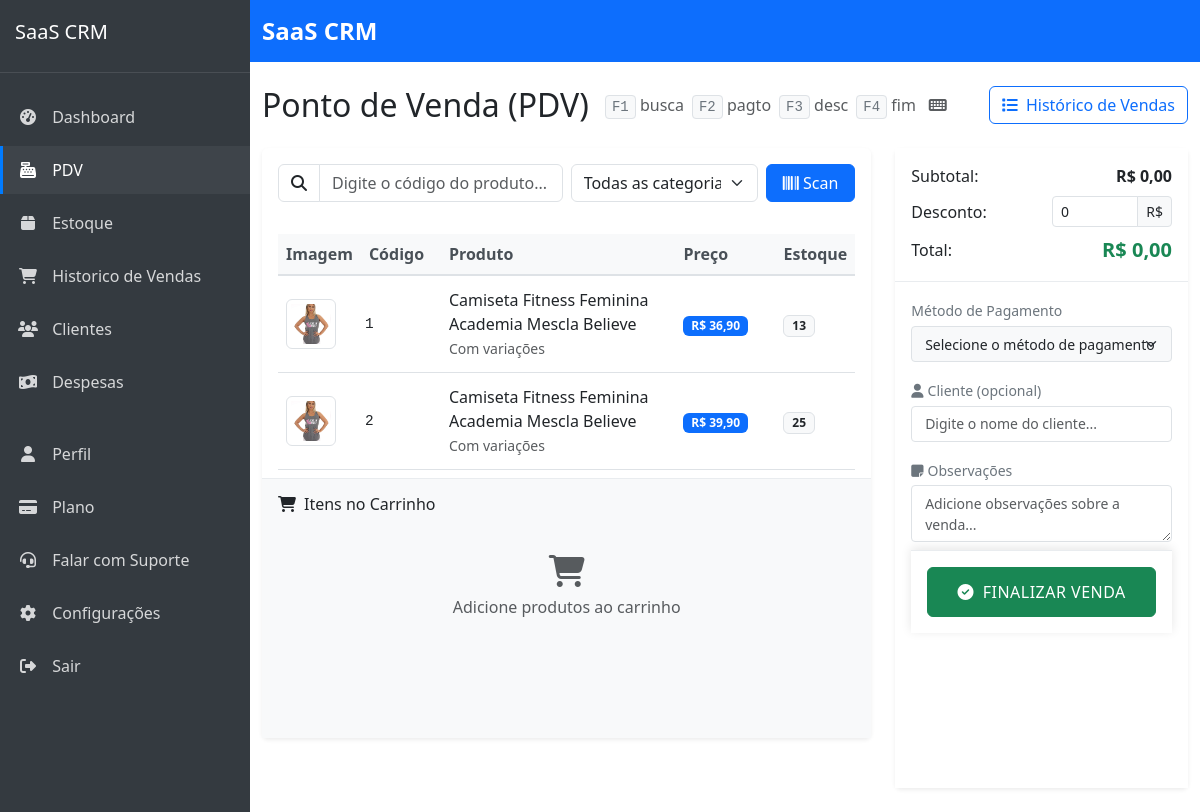
The app's page /sistema/vendas/pdv/ (signed in), older data.
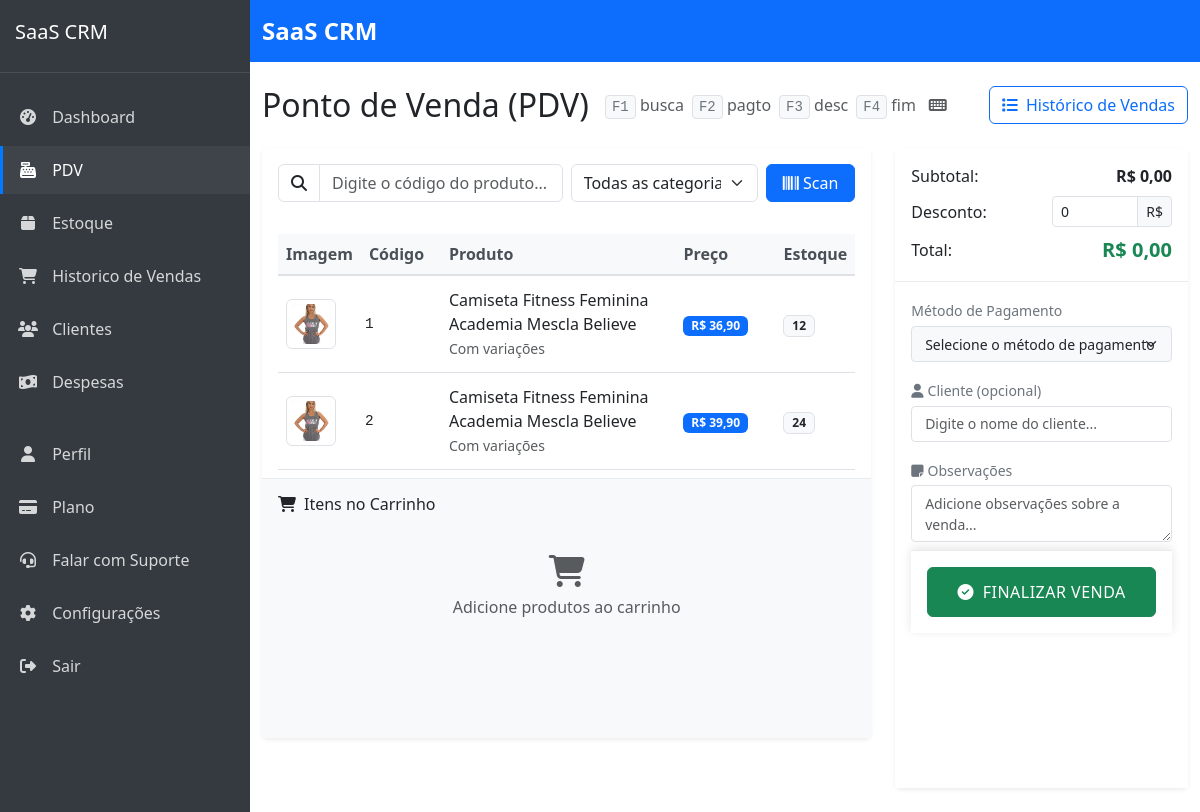
The same page, newer data.
### products/models.py (models this page shows, shortened)
class Product(models.Model):
    company = models.ForeignKey(Company, on_delete=models.CASCADE, verbose_name='Empresa', related_name='products')
    name = models.CharField('Nome', max_length=100)
    code = models.CharField('Código', max_length=50, unique=True, blank=True, null=True)
    description = models.TextField('Descrição', blank=True, null=True)
    category = models.ForeignKey(Category, on_delete=models.CASCADE, verbose_name='Categoria', related_name='products')
    price = models.DecimalField('Preço', max_digits=10, decimal_places=2)
    cost = models.DecimalField('Custo', max_digits=10, decimal_places=2)
    stock_quantity = models.PositiveIntegerField('Quantidade em estoque', default=0)
    stock_alert_level = models.PositiveIntegerField('Nível de alerta de estoque', default=10)
    barcode = models.CharField('Código de barras', max_length=100, blank=True, null=True)
    image = models.ImageField('Imagem', upload_to='products/', blank=True, null=True)
    is_active = models.BooleanField('Ativo', default=True)
    has_variations = models.BooleanField('Possui variações', default=False)
    created_at = models.DateTimeField('Criado em', auto_now_add=True)
    updated_at = models.DateTimeField('Atualizado em', auto_now=True)
    class Meta:
        verbose_name = 'Produto'
        verbose_name_plural = 'Produtos'
        ordering = ['name']
        unique_together = [['company', 'code'], ['company', 'barcode']]  # Prevent duplicate codes/barcodes within same company

### sales/views.py (the view)
# urls.py: path('pdv/', views.point_of_sale, name='point_of_sale'),
@login_required
def point_of_sale(request):
    products = Product.objects.filter(company=request.user.company, is_active=True)
    categories = Product.objects.filter(company=request.user.company).values_list('category__name', flat=True).distinct()
    payment_methods = PaymentMethod.objects.filter(company=request.user.company)
    customers = Customer.objects.filter(company=request.user.company)
    customers_data = [
        {
            'id': c.id,
            'name': c.name,
            'phone': c.phone if c.phone else None
        }
        for c in customers
    ]
    context = {
        'products': products,
        'categories': categories,
        'payment_methods': payment_methods,
        'customers': customers,
        'customers_json': json.dumps(customers_data, cls=DjangoJSONEncoder),
        'weasyprint_available': WEASYPRINT_AVAILABLE,
    }
    return render(request, 'sales/point_of_sale.html', context)

### saas_crm/urls.py (called while the page is built)
    def __call__(self, request):
        if request.user.is_authenticated and request.user.is_superuser and 'impersonate_user_id' in request.session:
            user_id = request.session['impersonate_user_id']
            try:
                request.real_user = request.user
                request.user = User.objects.get(pk=user_id)
                request.is_impersonating = True
            except User.DoesNotExist:
                del request.session['impersonate_user_id']
        response = self.get_response(request)
        return response

### templates/sales/point_of_sale.html (shortened to what the changed rows need)
{% extends 'core/base.html' %}
{% block content %}
<div class="d-flex justify-content-between align-items-center mb-4">
    <div class="d-flex align-items-center">
        <h1 class="h2 mb-0">Ponto de Venda (PDV)</h1>
    </div>
</div>
<div class="row g-4">
    <div class="col-lg-8">
        <div class="card border-0 shadow-sm">
            <div class="card-body p-0">
                <div class="product-section p-3">
                    <div class="table-responsive">
                        <table class="table table-hover align-middle" id="products-grid">
                            <thead class="table-light">
                                <tr>
                                    <th style="width: 60px">Imagem</th>
                                    <th class="code-column">Código</th>
                                    <th>Produto</th>
                                    <th style="width: 100px">Preço</th>
                                    <th style="width: 70px">Estoque</th>
                                </tr>
                            </thead>
                            <tbody>
                                {% for product in products %}
                                <tr class="product-item"
                                    data-id="{{ product.id }}"
                                    data-name="{{ product.name }}"
                                    data-price="{{ product.price }}"
                                    data-stock="{{ product.stock_quantity }}"
                                    data-code="{{ product.code }}"
                                    data-barcode="{{ product.barcode }}"
                                    data-category="{{ product.category.name }}">
                                    <td>
                                        {% if product.image %}
                                            <img src="{{ product.image.url }}" alt="{{ product.name }}" class="img-thumbnail" style="width: 50px; height: 50px; object-fit: cover;">
                                        {% else %}
                                            <div class="bg-light d-flex align-items-center justify-content-center" style="width: 50px; height: 50px;">
                                                <i class="fas fa-tshirt text-muted"></i>
                                            </div>
                                        {% endif %}
                                    </td>
                                    <td class="code-cell"><span class="product-code" title="{{ product.code }}">{{ product.code|default:"-" }}</span></td>
                                    <td>
                                        <div class="fw-medium">{{ product.name }}</div>
                                        {% if product.has_variations %}
                                        <small class="text-muted">Com variações</small>
                                        {% endif %}
                                    </td>
                                    <td>
                                        <span class="badge bg-primary">R$ {{ product.price }}</span>
                                    </td>
                                    <td>
                                        {% if product.stock_quantity <= product.stock_alert_level %}
                                        <span class="badge bg-danger">{{ product.stock_quantity }}</span>
                                        {% else %}
                                        <span class="badge bg-light text-dark border">{{ product.stock_quantity }}</span>
                                        {% endif %}
                                    </td>
                                </tr>
                                {% empty %}
                                <tr>
                                    <td colspan="5" class="text-center py-4">
                                        <p class="mb-0 text-muted">Nenhum produto encontrado. <a href="{% url 'products:product_create' %}">Cadastre um produto</a>.</p>
                                    </td>
                                </tr>
                                {% endfor %}
                            </tbody>
                        </table>
                    </div>
                </div>
            </div>
        </div>
    </div>
</div>
</div>
{% endblock %}

Row changes from the older to the newer data that the page shows:
changed Product (number 1 of 2 on the later page): stock_quantity "13" → "12"
changed Product (number 2 of 2 on the later page): stock_quantity "25" → "24"
